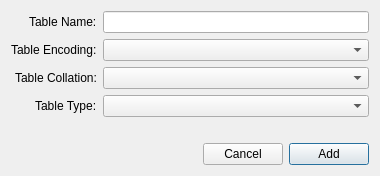
<?xml version="1.0" encoding="UTF-8"?>
<ui version="4.0">
 <class>Dialog</class>
 <widget class="QDialog" name="Dialog">
  <property name="geometry">
   <rect>
    <x>0</x>
    <y>0</y>
    <width>380</width>
    <height>176</height>
   </rect>
  </property>
  <property name="windowTitle">
   <string>Dialog</string>
  </property>
  <property name="modal">
   <bool>true</bool>
  </property>
  <layout class="QVBoxLayout" name="verticalLayout">
   <item>
    <layout class="QFormLayout" name="formLayout">
     <property name="labelAlignment">
      <set>Qt::AlignRight|Qt::AlignTrailing|Qt::AlignVCenter</set>
     </property>
     <item row="0" column="0">
      <widget class="QLabel" name="label">
       <property name="text">
        <string>Table Name:</string>
       </property>
      </widget>
     </item>
     <item row="0" column="1">
      <widget class="QLineEdit" name="table_name"/>
     </item>
     <item row="1" column="0">
      <widget class="QLabel" name="label_2">
       <property name="text">
        <string>Table Encoding:</string>
       </property>
      </widget>
     </item>
     <item row="1" column="1">
      <widget class="QComboBox" name="table_charset">
       <property name="editable">
        <bool>false</bool>
       </property>
       <property name="currentIndex">
        <number>-1</number>
       </property>
      </widget>
     </item>
     <item row="2" column="0">
      <widget class="QLabel" name="label_3">
       <property name="text">
        <string>Table Collation:</string>
       </property>
      </widget>
     </item>
     <item row="2" column="1">
      <widget class="QComboBox" name="table_collation"/>
     </item>
     <item row="3" column="0">
      <widget class="QLabel" name="label_4">
       <property name="text">
        <string>Table Type:</string>
       </property>
      </widget>
     </item>
     <item row="3" column="1">
      <widget class="QComboBox" name="table_engine"/>
     </item>
    </layout>
   </item>
   <item>
    <layout class="QHBoxLayout" name="horizontalLayout">
     <item>
      <spacer name="horizontalSpacer">
       <property name="orientation">
        <enum>Qt::Horizontal</enum>
       </property>
       <property name="sizeHint" stdset="0">
        <size>
         <width>40</width>
         <height>20</height>
        </size>
       </property>
      </spacer>
     </item>
     <item>
      <widget class="QPushButton" name="cancelBtn">
       <property name="text">
        <string>Cancel</string>
       </property>
       <property name="autoDefault">
        <bool>false</bool>
       </property>
      </widget>
     </item>
     <item>
      <widget class="QPushButton" name="addBtn">
       <property name="text">
        <string>Add</string>
       </property>
      </widget>
     </item>
    </layout>
   </item>
  </layout>
 </widget>
 <resources/>
 <connections/>
</ui>
